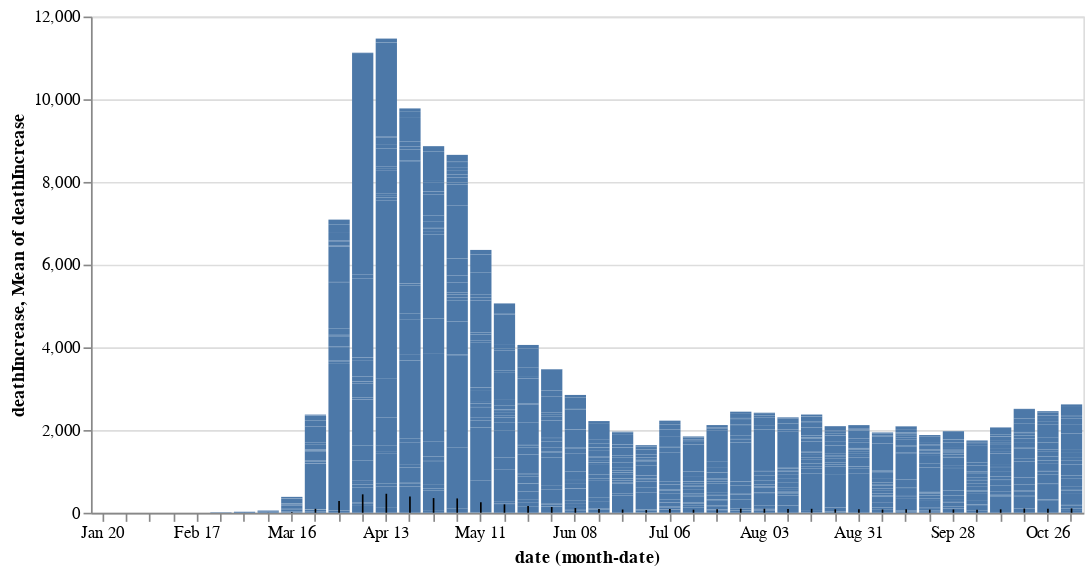

Notebook source saved alongside this figure:
### Code cell
bar = alt.Chart(weekly_dem).mark_bar().encode(
        x='monthdate(date):O',
        y="deathIncrease:Q")

line =  bar.mark_rule(color='black').encode(
    y='mean(deathIncrease):Q'
)

(bar+line).properties(width=600)

### Figure 1 — Vega-Lite specification as saved in the notebook (floating-point values rounded to 4 significant figures; data arrays with more than 128 entries replaced by an {"elided": "..."} marker saying what was removed)
{"config": {"view": {"continuousWidth": 400, "continuousHeight": 300}}, "layer": [{"mark": "bar", "encoding": {"x": {"type": "ordinal", "field": "date", "timeUnit": "monthdate"}, "y": {"type": "quantitative", "field": "deathIncrease"}}}, {"mark": {"type": "rule", "color": "black"}, "encoding": {"x": {"type": "ordinal", "field": "date", "timeUnit": "monthdate"}, "y": {"type": "quantitative", "aggregate": "mean", "field": "deathIncrease"}}}], "data": {"name": "data-89cd1f8446414b40dd651ff633feb959"}, "width": 600, "$schema": "https://vega.github.io/schema/vega-lite/v4.8.1.json", "datasets": {"data-89cd1f8446414b40dd651ff633feb959": {"elided": "913 records"}}}
